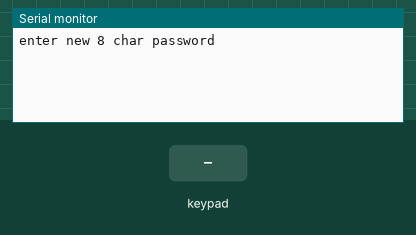
Recording of a sketch running on a simulated Arduino Uno, built with avr-gcc and run on an emulated ATmega328P. Parts: the last lines printed to the serial monitor. Inputs (shaded band) come from the test bench.

Above: at 1.2 s.
1.3 s: key '4' pressed
At 1.9 s:
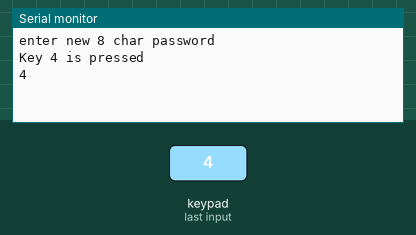
2.8 s: keypad keys 2 3 4 5 pressed 0.4 s apart
At 4.7 s:
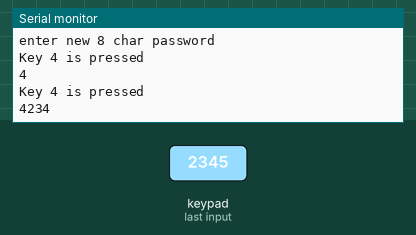
5.9 s: keypad keys 2 3 4 5 # pressed 0.4 s apart
At 7.3 s:
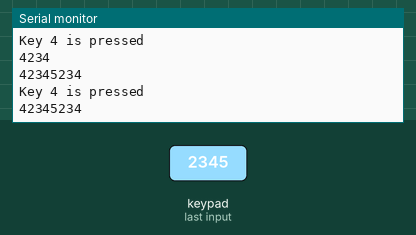
Timing chart, 0 to 8.9 s (numbered marks = the images above; inputs shaded):
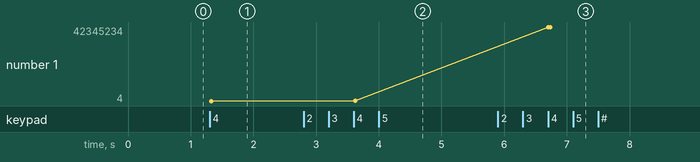

Measured:
- after the input at 1.3 s, the serial monitor: prints a new line at once (image 1)
- after the input at 2.8 s, the serial monitor: prints a new line after 0.82 s (image 2)
- after the input at 5.9 s, the serial monitor: prints a new line after 0.80 s (image 3)
- plotted number 1: 4 → 4234 after the input at 2.8 s, 4234 → 42345234 after the input at 5.9 s

The sketch:

keypad.ino
```cpp
// Digital pin 2 on Arduino connects with pin 8 on the keypad and so on for all 8 pins till the end.


#include <Keypad.h>

const byte ROWS = 4; //four rows
const byte COLS = 4; //four columns
char keys[ROWS][COLS] = {
  {'1','2','3','A'},
  {'4','5','6','B'},
  {'7','8','9','C'},
  {'*','0','#','D'}
};

byte rowPins[ROWS] = {2, 3, 4, 5}; //connect to the row pinouts of the keypad
byte colPins[COLS] = {6,7,8,9}; //connect to the column pinouts of the keypad
char password[11] = {0,0,0,0,0,0,0,0,0,0,0};
int count = 0;
bool flag = 0;
Keypad keypad = Keypad( makeKeymap(keys), rowPins, colPins, ROWS, COLS );

void setup(){
  Serial.begin(9600);
  Serial.println("enter new 8 char password");
}

void loop(){
  char key = keypad.getKey();
    if(count<8){
      if(key){
        password[count]=key;
        count++;
        if(count==8){ flag=1; }
        }
      }
    if(count==8 && flag==1){
        Serial.println(password);
        flag=0;
      }
   if(count == 8 && key=='D'){
    count=0;
    Serial.println("enter new 8 char password");
    }

    // just print the pressed key


//  // this checkes if 4 is pressed, then do something. Here  we print the text but you can control something.
  if (key =='4'){
    Serial.println("Key 4 is pressed");
    Serial.println(password);
  }
}
```
